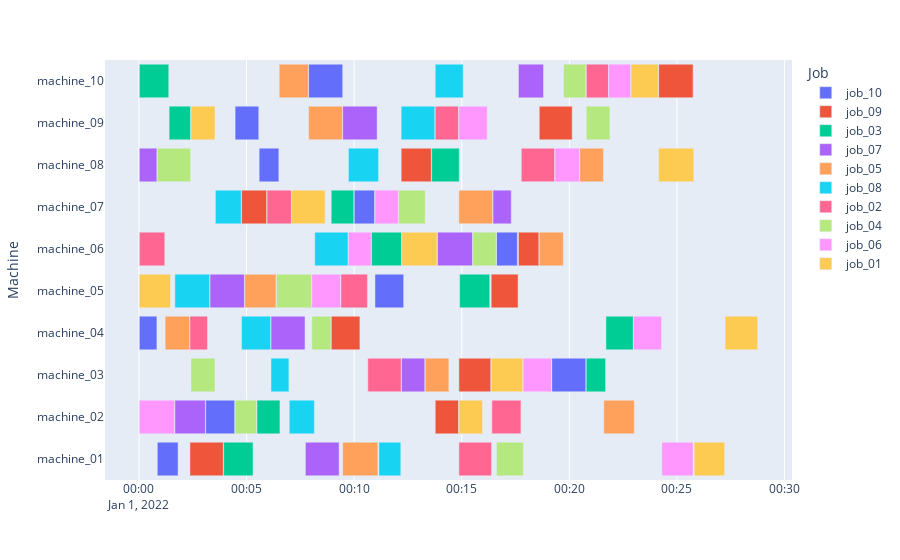

Write notebook code for a chart like this one.
### Code cell
import numpy as np
from src.jss_lite.jss_lite import jss_lite
t=np.empty((4,1),dtype=object)
import time
env=jss_lite(instance_path='resources/jsp_instances/standard/abz5.txt')

token=False
state=env.reset()
for i in range(150):
    legal_action=env.get_legal_actions(state)
    action=np.random.choice(len(legal_action), 1, p=(legal_action / legal_action.sum()))[0]
    if action > env.action_space.n/2:
        token=True
        #print("before:")
        #env.render(start_count=1,x_bar="Job",y_bar="Machine")
        state, reward, done, info=env.step(action)


    else:
        state, reward, done, info=env.step(action)
        if token:
            token=False
            #print("after:")
            #env.render(start_count=1,x_bar="Job",y_bar="Machine")
    #print(action)
    #tmp=(env.processed_and_max_time_job_matrix)
    #print(env.count_finished_tasks_machine_matrix)
    #print(env.production_list)
    #env.render()
    if done==True:
        print(f"finished! no legal actions possible after {i+1} steps")
        break
env.render(start_count=1,x_bar="Job",y_bar="Machine")

### Figure 1 — Plotly figure (JSON) as saved in the notebook; plotly's stock layout.template omitted (floating-point values rounded to 4 significant figures)
{"data": [{"alignmentgroup": "True", "base": ["2022-01-01T00:00:51", "2022-01-01T00:03:06", "2022-01-01T00:19:11", "2022-01-01T00:00:01", "2022-01-01T00:10:58", "2022-01-01T00:16:37", "2022-01-01T00:10:00", "2022-01-01T00:05:35", "2022-01-01T00:04:28", "2022-01-01T00:07:53"], "hovertemplate": "Job=job_10<br>Start=%{base}<br>Finish=%{x}<br>Machine=%{y}<extra></extra>", "legendgroup": "job_10", "marker": {"color": "#636efa", "pattern": {"shape": ""}}, "name": "job_10", "offsetgroup": "job_10", "orientation": "h", "showlegend": true, "textposition": "auto", "type": "bar", "x": [58000, 81000, 95000, 49000, 80000, 58000, 57000, 55000, 66000, 95000], "xaxis": "x", "y": ["machine_01", "machine_02", "machine_03", "machine_04", "machine_05", "machine_06", "machine_07", "machine_08", "machine_09", "machine_10"], "yaxis": "y"}, {"alignmentgroup": "True", "base": ["2022-01-01T00:02:22", "2022-01-01T00:13:46", "2022-01-01T00:14:52", "2022-01-01T00:08:56", "2022-01-01T00:16:22", "2022-01-01T00:17:38", "2022-01-01T00:04:46", "2022-01-01T00:12:11", "2022-01-01T00:18:36", "2022-01-01T00:24:09"], "hovertemplate": "Job=job_09<br>Start=%{base}<br>Finish=%{x}<br>Machine=%{y}<extra></extra>", "legendgroup": "job_09", "marker": {"color": "#EF553B", "pattern": {"shape": ""}}, "name": "job_09", "offsetgroup": "job_09", "orientation": "h", "showlegend": true, "textposition": "auto", "type": "bar", "x": [93000, 65000, 89000, 80000, 75000, 57000, 70000, 84000, 92000, 96000], "xaxis": "x", "y": ["machine_01", "machine_02", "machine_03", "machine_04", "machine_05", "machine_06", "machine_07", "machine_08", "machine_09", "machine_10"], "yaxis": "y"}, {"alignmentgroup": "True", "base": ["2022-01-01T00:03:56", "2022-01-01T00:05:29", "2022-01-01T00:20:47", "2022-01-01T00:21:42", "2022-01-01T00:14:54", "2022-01-01T00:10:48", "2022-01-01T00:08:56", "2022-01-01T00:13:36", "2022-01-01T00:01:24", "2022-01-01T00:00:01"], "hovertemplate": "Job=job_03<br>Start=%{base}<br>Finish=%{x}<br>Machine=%{y}<extra></extra>", "legendgroup": "job_03", "marker": {"color": "#00cc96", "pattern": {"shape": ""}}, "name": "job_03", "offsetgroup": "job_03", "orientation": "h", "showlegend": true, "textposition": "auto", "type": "bar", "x": [82000, 64000, 54000, 76000, 84000, 84000, 63000, 77000, 60000, 82000], "xaxis": "x", "y": ["machine_01", "machine_02", "machine_03", "machine_04", "machine_05", "machine_06", "machine_07", "machine_08", "machine_09", "machine_10"], "yaxis": "y"}, {"alignmentgroup": "True", "base": ["2022-01-01T00:07:44", "2022-01-01T00:01:40", "2022-01-01T00:12:12", "2022-01-01T00:06:08", "2022-01-01T00:03:18", "2022-01-01T00:13:52", "2022-01-01T00:16:27", "2022-01-01T00:00:01", "2022-01-01T00:09:28", "2022-01-01T00:17:38"], "hovertemplate": "Job=job_07<br>Start=%{base}<br>Finish=%{x}<br>Machine=%{y}<extra></extra>", "legendgroup": "job_07", "marker": {"color": "#ab63fa", "pattern": {"shape": ""}}, "name": "job_07", "offsetgroup": "job_07", "orientation": "h", "showlegend": true, "textposition": "auto", "type": "bar", "x": [94000, 85000, 65000, 95000, 96000, 98000, 51000, 49000, 96000, 70000], "xaxis": "x", "y": ["machine_01", "machine_02", "machine_03", "machine_04", "machine_05", "machine_06", "machine_07", "machine_08", "machine_09", "machine_10"], "yaxis": "y"}, {"alignmentgroup": "True", "base": ["2022-01-01T00:09:28", "2022-01-01T00:21:36", "2022-01-01T00:13:18", "2022-01-01T00:01:13", "2022-01-01T00:04:55", "2022-01-01T00:18:36", "2022-01-01T00:14:52", "2022-01-01T00:20:29", "2022-01-01T00:07:53", "2022-01-01T00:06:31"], "hovertemplate": "Job=job_05<br>Start=%{base}<br>Finish=%{x}<br>Machine=%{y}<extra></extra>", "legendgroup": "job_05", "marker": {"color": "#FFA15A", "pattern": {"shape": ""}}, "name": "job_05", "offsetgroup": "job_05", "orientation": "h", "showlegend": true, "textposition": "auto", "type": "bar", "x": [98000, 85000, 66000, 68000, 87000, 67000, 94000, 66000, 94000, 81000], "xaxis": "x", "y": ["machine_01", "machine_02", "machine_03", "machine_04", "machine_05", "machine_06", "machine_07", "machine_08", "machine_09", "machine_10"], "yaxis": "y"}, {"alignmentgroup": "True", "base": ["2022-01-01T00:11:09", "2022-01-01T00:06:59", "2022-01-01T00:06:08", "2022-01-01T00:04:46", "2022-01-01T00:01:40", "2022-01-01T00:08:10", "2022-01-01T00:03:33", "2022-01-01T00:09:44", "2022-01-01T00:12:11", "2022-01-01T00:13:46"], "hovertemplate": "Job=job_08<br>Start=%{base}<br>Finish=%{x}<br>Machine=%{y}<extra></extra>", "legendgroup": "job_08", "marker": {"color": "#19d3f3", "pattern": {"shape": ""}}, "name": "job_08", "offsetgroup": "job_08", "orientation": "h", "showlegend": true, "textposition": "auto", "type": "bar", "x": [61000, 70000, 50000, 81000, 97000, 93000, 72000, 84000, 94000, 78000], "xaxis": "x", "y": ["machine_01", "machine_02", "machine_03", "machine_04", "machine_05", "machine_06", "machine_07", "machine_08", "machine_09", "machine_10"], "yaxis": "y"}, {"alignmentgroup": "True", "base": ["2022-01-01T00:14:52", "2022-01-01T00:16:24", "2022-01-01T00:10:38", "2022-01-01T00:02:22", "2022-01-01T00:09:23", "2022-01-01T00:00:01", "2022-01-01T00:05:57", "2022-01-01T00:17:46", "2022-01-01T00:13:46", "2022-01-01T00:20:47"], "hovertemplate": "Job=job_02<br>Start=%{base}<br>Finish=%{x}<br>Machine=%{y}<extra></extra>", "legendgroup": "job_02", "marker": {"color": "#FF6692", "pattern": {"shape": ""}}, "name": "job_02", "offsetgroup": "job_02", "orientation": "h", "showlegend": true, "textposition": "auto", "type": "bar", "x": [91000, 81000, 93000, 49000, 74000, 71000, 68000, 93000, 65000, 62000], "xaxis": "x", "y": ["machine_01", "machine_02", "machine_03", "machine_04", "machine_05", "machine_06", "machine_07", "machine_08", "machine_09", "machine_10"], "yaxis": "y"}, {"alignmentgroup": "True", "base": ["2022-01-01T00:16:37", "2022-01-01T00:04:28", "2022-01-01T00:02:25", "2022-01-01T00:08:02", "2022-01-01T00:06:23", "2022-01-01T00:15:31", "2022-01-01T00:12:04", "2022-01-01T00:00:51", "2022-01-01T00:20:47", "2022-01-01T00:19:44"], "hovertemplate": "Job=job_04<br>Start=%{base}<br>Finish=%{x}<br>Machine=%{y}<extra></extra>", "legendgroup": "job_04", "marker": {"color": "#B6E880", "pattern": {"shape": ""}}, "name": "job_04", "offsetgroup": "job_04", "orientation": "h", "showlegend": true, "textposition": "auto", "type": "bar", "x": [75000, 60000, 67000, 53000, 98000, 65000, 74000, 93000, 66000, 62000], "xaxis": "x", "y": ["machine_01", "machine_02", "machine_03", "machine_04", "machine_05", "machine_06", "machine_07", "machine_08", "machine_09", "machine_10"], "yaxis": "y"}, {"alignmentgroup": "True", "base": ["2022-01-01T00:24:18", "2022-01-01T00:00:01", "2022-01-01T00:17:51", "2022-01-01T00:22:59", "2022-01-01T00:08:02", "2022-01-01T00:09:44", "2022-01-01T00:10:58", "2022-01-01T00:19:20", "2022-01-01T00:14:52", "2022-01-01T00:21:50"], "hovertemplate": "Job=job_06<br>Start=%{base}<br>Finish=%{x}<br>Machine=%{y}<extra></extra>", "legendgroup": "job_06", "marker": {"color": "#FF97FF", "pattern": {"shape": ""}}, "name": "job_06", "offsetgroup": "job_06", "orientation": "h", "showlegend": true, "textposition": "auto", "type": "bar", "x": [87000, 98000, 79000, 78000, 80000, 63000, 65000, 68000, 79000, 61000], "xaxis": "x", "y": ["machine_01", "machine_02", "machine_03", "machine_04", "machine_05", "machine_06", "machine_07", "machine_08", "machine_09", "machine_10"], "yaxis": "y"}, {"alignmentgroup": "True", "base": ["2022-01-01T00:25:48", "2022-01-01T00:14:52", "2022-01-01T00:16:22", "2022-01-01T00:27:14", "2022-01-01T00:00:01", "2022-01-01T00:12:13", "2022-01-01T00:07:06", "2022-01-01T00:24:09", "2022-01-01T00:02:25", "2022-01-01T00:22:52"], "hovertemplate": "Job=job_01<br>Start=%{base}<br>Finish=%{x}<br>Machine=%{y}<extra></extra>", "legendgroup": "job_01", "marker": {"color": "#FECB52", "pattern": {"shape": ""}}, "name": "job_01", "offsetgroup": "job_01", "orientation": "h", "showlegend": true, "textposition": "auto", "type": "bar", "x": [85000, 66000, 88000, 91000, 87000, 98000, 93000, 98000, 67000, 76000], "xaxis": "x", "y": ["machine_01", "machine_02", "machine_03", "machine_04", "machine_05", "machine_06", "machine_07", "machine_08", "machine_09", "machine_10"], "yaxis": "y"}], "layout": {"barmode": "overlay", "legend": {"title": {"text": "Job"}, "tracegroupgap": 0}, "margin": {"t": 60}, "xaxis": {"anchor": "y", "domain": [0, 1], "type": "date"}, "yaxis": {"anchor": "x", "domain": [0, 1], "title": {"text": "Machine"}}}}
